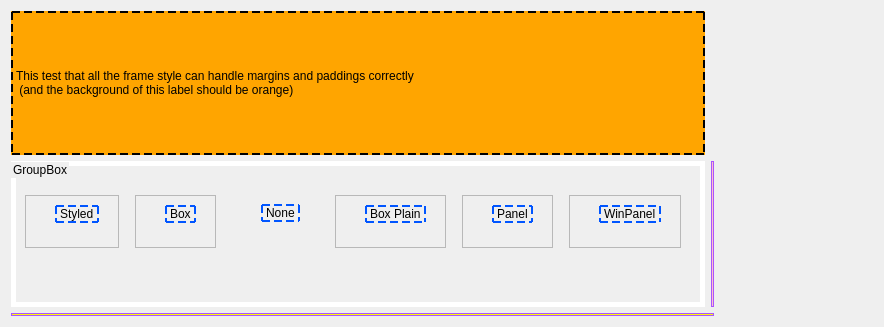
<?xml version="1.0" encoding="UTF-8"?>
<ui version="4.0">
 <class>Form</class>
 <widget class="QWidget" name="Form">
  <property name="geometry">
   <rect>
    <x>0</x>
    <y>0</y>
    <width>884</width>
    <height>327</height>
   </rect>
  </property>
  <property name="windowTitle">
   <string>Form</string>
  </property>
  <property name="styleSheet">
   <string notr="true"> QLabel
{
   border: 2px dashed rgb(0, 85, 255)
}

QGroupBox  .QFrame { 
margin: 20px 10px 5px 0px;
padding: 0px 10px 15px 20px;
}

QGroupBox {
border: 5px solid white;
}

#line1 { background-color: yellow; }
#line2 { background-color: pink; }
#line1, #line2 {
	border: 1px solid rgb(170, 85, 255);
}


QFrame::no-frame {
  background: orange;
 border-color: #000;
 }

</string>
  </property>
  <layout class="QGridLayout" name="gridLayout">
   <item row="1" column="0">
    <widget class="QGroupBox" name="groupBox">
     <property name="title">
      <string>GroupBox</string>
     </property>
     <property name="flat">
      <bool>false</bool>
     </property>
     <layout class="QHBoxLayout" name="horizontalLayout">
      <item>
       <layout class="QVBoxLayout" name="verticalLayout_7">
        <item>
         <widget class="QFrame" name="frame">
          <property name="frameShape">
           <enum>QFrame::StyledPanel</enum>
          </property>
          <property name="frameShadow">
           <enum>QFrame::Raised</enum>
          </property>
          <layout class="QVBoxLayout" name="verticalLayout_3">
           <item>
            <widget class="QLabel" name="label_2">
             <property name="text">
              <string>Styled</string>
             </property>
            </widget>
           </item>
          </layout>
         </widget>
        </item>
        <item>
         <spacer name="verticalSpacer">
          <property name="orientation">
           <enum>Qt::Vertical</enum>
          </property>
          <property name="sizeHint" stdset="0">
           <size>
            <width>20</width>
            <height>40</height>
           </size>
          </property>
         </spacer>
        </item>
       </layout>
      </item>
      <item>
       <layout class="QVBoxLayout" name="verticalLayout_8">
        <item>
         <widget class="QFrame" name="frame_2">
          <property name="frameShape">
           <enum>QFrame::StyledPanel</enum>
          </property>
          <property name="frameShadow">
           <enum>QFrame::Raised</enum>
          </property>
          <layout class="QVBoxLayout" name="verticalLayout_2">
           <item>
            <widget class="QLabel" name="label_3">
             <property name="text">
              <string>Box</string>
             </property>
            </widget>
           </item>
          </layout>
         </widget>
        </item>
        <item>
         <spacer name="verticalSpacer_2">
          <property name="orientation">
           <enum>Qt::Vertical</enum>
          </property>
          <property name="sizeHint" stdset="0">
           <size>
            <width>20</width>
            <height>40</height>
           </size>
          </property>
         </spacer>
        </item>
       </layout>
      </item>
      <item>
       <layout class="QVBoxLayout" name="verticalLayout_9">
        <item>
         <widget class="QFrame" name="frame_6">
          <property name="frameShape">
           <enum>QFrame::NoFrame</enum>
          </property>
          <property name="frameShadow">
           <enum>QFrame::Raised</enum>
          </property>
          <layout class="QVBoxLayout" name="verticalLayout_6">
           <item>
            <widget class="QLabel" name="label_7">
             <property name="text">
              <string>None</string>
             </property>
            </widget>
           </item>
          </layout>
         </widget>
        </item>
        <item>
         <spacer name="verticalSpacer_3">
          <property name="orientation">
           <enum>Qt::Vertical</enum>
          </property>
          <property name="sizeHint" stdset="0">
           <size>
            <width>20</width>
            <height>40</height>
           </size>
          </property>
         </spacer>
        </item>
       </layout>
      </item>
      <item>
       <layout class="QVBoxLayout" name="verticalLayout_10">
        <item>
         <widget class="QFrame" name="frame_4">
          <property name="frameShape">
           <enum>QFrame::StyledPanel</enum>
          </property>
          <layout class="QVBoxLayout" name="verticalLayout">
           <item>
            <widget class="QLabel" name="label_5">
             <property name="text">
              <string>Box Plain</string>
             </property>
            </widget>
           </item>
          </layout>
         </widget>
        </item>
        <item>
         <spacer name="verticalSpacer_4">
          <property name="orientation">
           <enum>Qt::Vertical</enum>
          </property>
          <property name="sizeHint" stdset="0">
           <size>
            <width>20</width>
            <height>40</height>
           </size>
          </property>
         </spacer>
        </item>
       </layout>
      </item>
      <item>
       <layout class="QVBoxLayout" name="verticalLayout_11">
        <item>
         <widget class="QFrame" name="frame_3">
          <property name="frameShape">
           <enum>QFrame::StyledPanel</enum>
          </property>
          <property name="frameShadow">
           <enum>QFrame::Raised</enum>
          </property>
          <layout class="QVBoxLayout" name="verticalLayout_4">
           <item>
            <widget class="QLabel" name="label_4">
             <property name="text">
              <string>Panel</string>
             </property>
            </widget>
           </item>
          </layout>
         </widget>
        </item>
        <item>
         <spacer name="verticalSpacer_5">
          <property name="orientation">
           <enum>Qt::Vertical</enum>
          </property>
          <property name="sizeHint" stdset="0">
           <size>
            <width>20</width>
            <height>40</height>
           </size>
          </property>
         </spacer>
        </item>
       </layout>
      </item>
      <item>
       <layout class="QVBoxLayout" name="verticalLayout_12">
        <item>
         <widget class="QFrame" name="frame_5">
          <property name="frameShape">
           <enum>QFrame::StyledPanel</enum>
          </property>
          <property name="frameShadow">
           <enum>QFrame::Sunken</enum>
          </property>
          <layout class="QVBoxLayout" name="verticalLayout_5">
           <item>
            <widget class="QLabel" name="label_6">
             <property name="text">
              <string>WinPanel</string>
             </property>
            </widget>
           </item>
          </layout>
         </widget>
        </item>
        <item>
         <spacer name="verticalSpacer_6">
          <property name="orientation">
           <enum>Qt::Vertical</enum>
          </property>
          <property name="sizeHint" stdset="0">
           <size>
            <width>20</width>
            <height>40</height>
           </size>
          </property>
         </spacer>
        </item>
       </layout>
      </item>
     </layout>
    </widget>
   </item>
   <item row="1" column="1">
    <widget class="Line" name="line2">
     <property name="orientation">
      <enum>Qt::Vertical</enum>
     </property>
    </widget>
   </item>
   <item row="1" column="2">
    <spacer name="horizontalSpacer">
     <property name="orientation">
      <enum>Qt::Horizontal</enum>
     </property>
     <property name="sizeHint" stdset="0">
      <size>
       <width>40</width>
       <height>20</height>
      </size>
     </property>
    </spacer>
   </item>
   <item row="2" column="0" colspan="2">
    <widget class="Line" name="line1">
     <property name="orientation">
      <enum>Qt::Horizontal</enum>
     </property>
    </widget>
   </item>
   <item row="0" column="0">
    <widget class="QLabel" name="label">
     <property name="sizePolicy">
      <sizepolicy hsizetype="Preferred" vsizetype="Expanding">
       <horstretch>0</horstretch>
       <verstretch>0</verstretch>
      </sizepolicy>
     </property>
     <property name="lineWidth">
      <number>0</number>
     </property>
     <property name="text">
      <string>This test that all the frame style can handle margins and paddings correctly 
 (and the background of this label should be orange)</string>
     </property>
    </widget>
   </item>
  </layout>
 </widget>
 <resources/>
 <connections/>
</ui>
